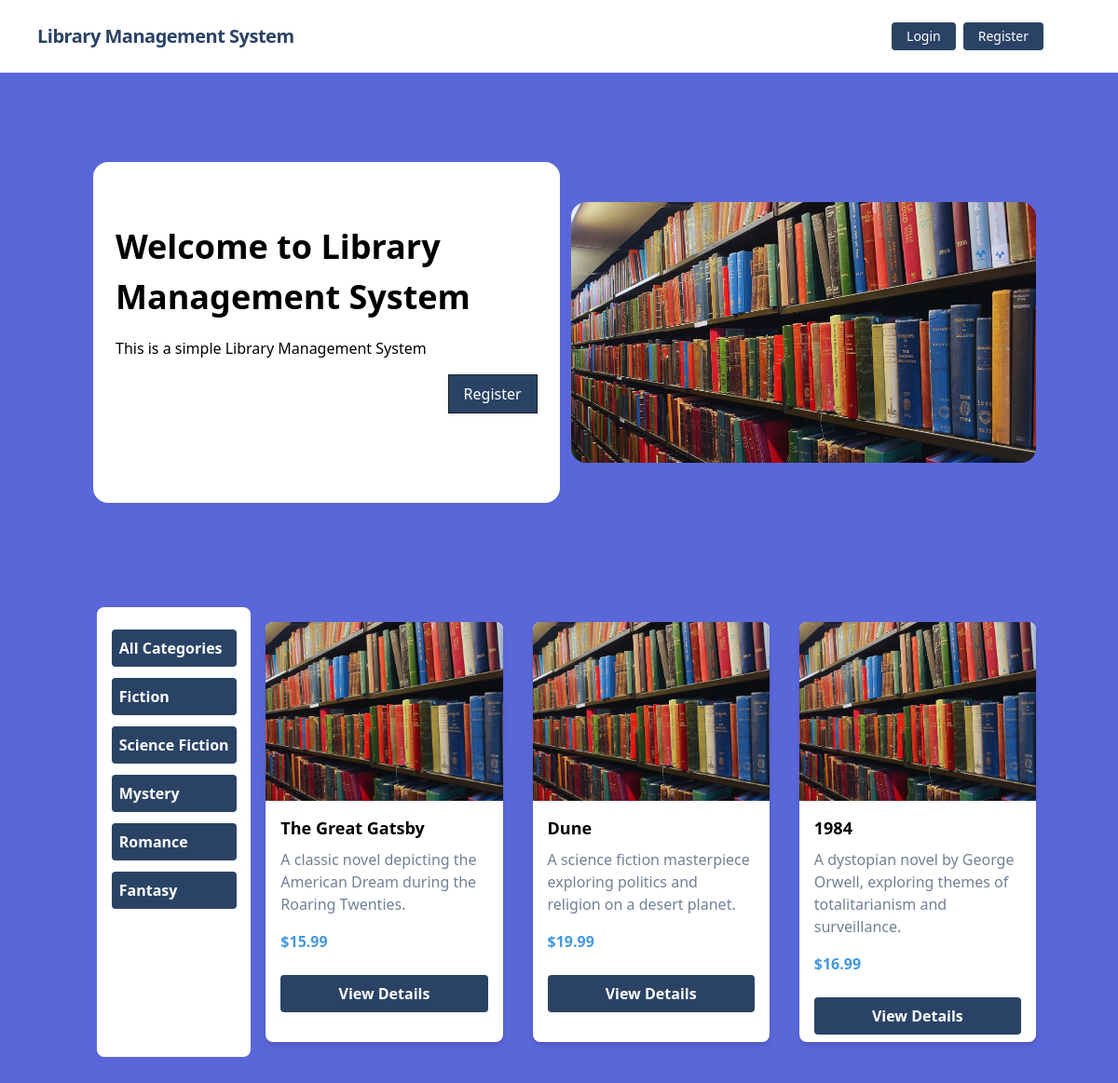
The page /book_category/2/ on the database its author committed.
### books/models.py (models this page shows, shortened)
class Category(models.Model):
    name = models.CharField(max_length=100, unique=True)

class Book(models.Model):
    title = models.CharField(max_length=100)
    description = models.TextField()
    image = models.ImageField(upload_to='books/uploads', blank=True, null=True)
    price = models.FloatField()
    categories = models.ManyToManyField(Category)
    borrowers = models.ManyToManyField(User, related_name='borrowed_books', blank=True)

### core/views.py (the view)
# urls.py: path('', index, name='home'),
def index(request, book_category = None):
    books = Book.objects.all()
    categories = Category.objects.all()
    if book_category is not None:
        books = books.filter(categories=book_category)
    return render(request, 'index.html', {'books': books, 'categories': categories})

### core/templates/index.html (shortened to what this page needs)
{% extends 'base.html' %}
{% load static %}
{% block head_title %}Library Management System{% endblock %} {% block content %}
<div class="container mx-auto flex flex-col md:flex-row items-center my-12 md:my-24">
    <div class="flex flex-col w-full lg:w-1/2 justify-center items-start pt-12 pb-24 px-6 bg-white rounded-2xl bg-opacity-70 mx-3">
        <h1 class="font-bold text-4xl my-4">Welcome to Library Management System</h1>
        <p class="leading-normal mb-4">
            This is a simple Library Management System
        </p>
        <div class="flex justify-end w-full">
            {% if user.is_authenticated %}
            {% else %}
            <a href="{% url 'register' %}" class="bg-blue-900 text-white rounded-none hover:bg-white hover:text-blue-900 hover:border-blue-900 shadow hover:shadow-lg py-2 px-4 border border-gray-900 hover:border-transparent">Register</a>
            {% endif %}
        </div>
    </div>
    <div class="w-full lg:w-1/2 lg:py-6 text-center ">
        <img class ="rounded-2xl" src ="{% static './img/library.jpg' %}"/>
    </div>
</div>
<div class="flex mb-24">
    <div class="m-4 bg-white text-white py-4 w-1/6 rounded rounded-lg">
        <div class="container mx-auto flex flex-col items-center justify-between p-2">
            <div class="flex flex-col space-y-3">
                <a href="{% url 'home' %}" class="font-bold p-2 bg-blue-900 rounded hover:border-transparent hover:text-dark hover:bg-red-700">All Categories</a>
                {% for category in categories %}
                    <a href="{% url 'home' book_category=category.id %}" class="font-bold p-2 bg-blue-900 rounded hover:border-transparent hover:text-dark hover:bg-red-700">{{ category.name }}</a>
                {% endfor %}
            </div>
        </div>
    </div>
    <div class="container mx-auto grid grid-cols-1 sm:grid-cols-2 md:grid-cols-2 lg:grid-cols-3 gap-8 my-8 w-5/6">
        {% for book in books %}
            <div class="bg-white rounded-lg overflow-hidden shadow-md">
                {% if book.image %}
                    <img src="{{ book.image.url }}" alt="{{ book.title }} Image" class="w-full h-48 object-cover">
                {% else %}
                    <p class="h-48 bg-gray-300 flex items-center justify-center">No image available.</p>
                {% endif %}
                <div class="p-4">
                    <h2 class="font-bold text-lg mb-2">{{ book.title }}</h2>
                    <p class="text-gray-600 mb-4">{{ book.description }}</p>
                    <p class="text-blue-500 font-bold">${{ book.price }}</p>
                </div>
                <a href="{% url 'book_details' pk=book.id %}" class="mb-2 block text-center text-white py-2 px-4 mt-2 mx-4 font-bold p-2 bg-blue-900 rounded hover:border-transparent hover:text-dark hover:bg-red-700">
                    View Details
                </a>
            </div>
        {% endfor %}
    </div>
</div>
{% endblock %}

### rows shown on the page
Category: name "Fiction"
Category: name "Science Fiction"
Category: name "Mystery"
Category: name "Romance"
Category: name "Fantasy"
Book: image (placeholder picture), title "The Great Gatsby", description "A classic novel depicting the American Dream during the Roaring Twenties.", price "15.99"
Book: image (placeholder picture), title "Dune", description "A science fiction masterpiece exploring politics and religion on a desert planet.", price "19.99"
Book: image (placeholder picture), title "1984", description "A dystopian novel by George Orwell, exploring themes of totalitarianism and surveillance.", price "16.99"
